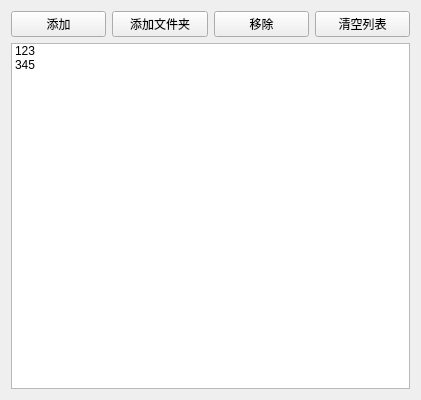
<?xml version="1.0" encoding="UTF-8"?>
<ui version="4.0">
 <class>PlayList</class>
 <widget class="QWidget" name="PlayList">
  <property name="geometry">
   <rect>
    <x>0</x>
    <y>0</y>
    <width>421</width>
    <height>400</height>
   </rect>
  </property>
  <property name="windowTitle">
   <string>PlayList</string>
  </property>
  <layout class="QVBoxLayout" name="verticalLayout">
   <item>
    <layout class="QHBoxLayout" name="horizontalLayout">
     <item>
      <widget class="QPushButton" name="pushButtonAdd">
       <property name="text">
        <string>添加</string>
       </property>
      </widget>
     </item>
     <item>
      <widget class="QPushButton" name="pushButtonAddDir">
       <property name="text">
        <string>添加文件夹</string>
       </property>
      </widget>
     </item>
     <item>
      <widget class="QPushButton" name="pushButtonRemove">
       <property name="text">
        <string>移除</string>
       </property>
      </widget>
     </item>
     <item>
      <widget class="QPushButton" name="pushButtonClearList">
       <property name="text">
        <string>清空列表</string>
       </property>
      </widget>
     </item>
    </layout>
   </item>
   <item>
    <widget class="QListWidget" name="listWidget">
     <item>
      <property name="text">
       <string>123</string>
      </property>
     </item>
     <item>
      <property name="text">
       <string>345</string>
      </property>
     </item>
    </widget>
   </item>
  </layout>
 </widget>
 <layoutdefault spacing="6" margin="11"/>
 <resources/>
 <connections/>
</ui>
